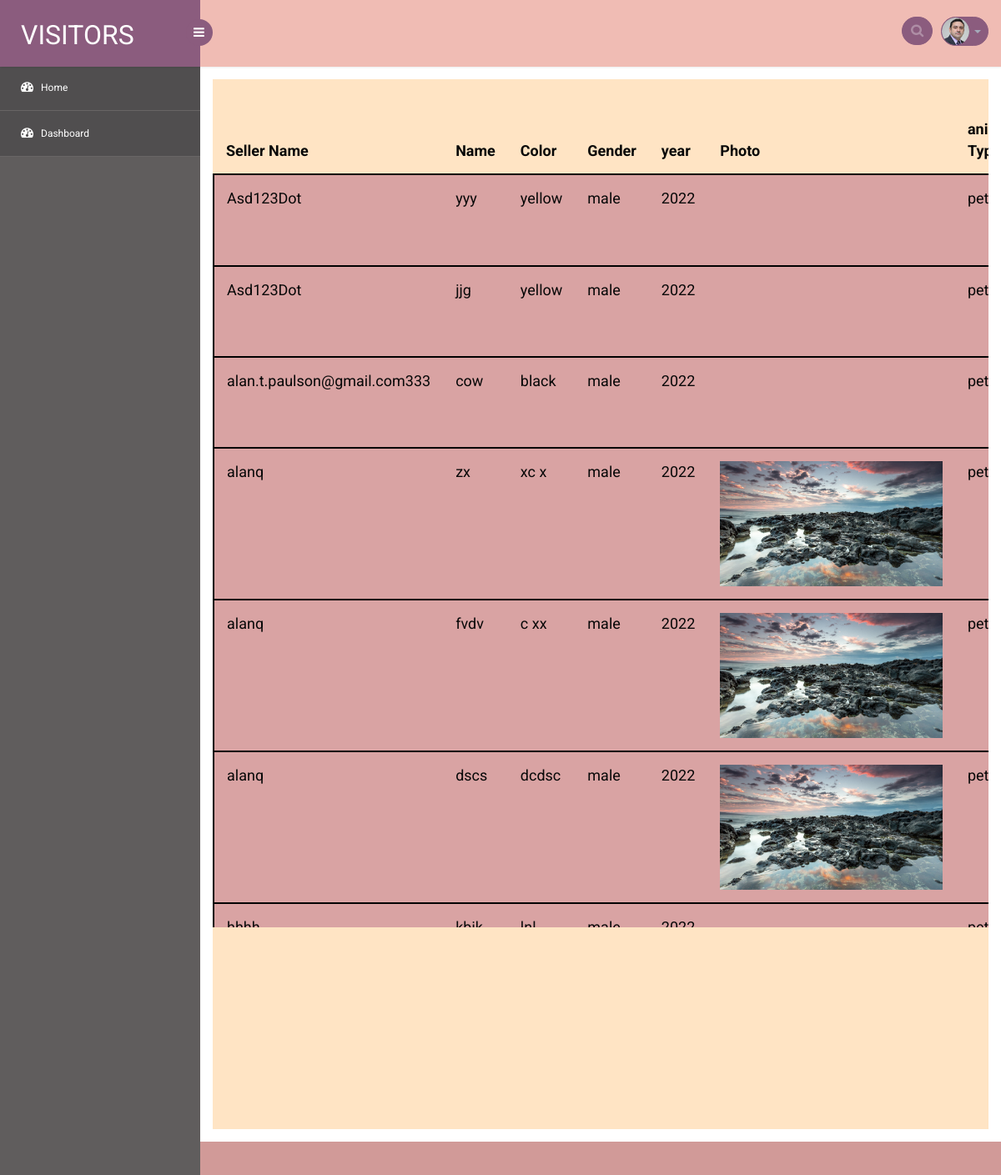
The page /view_animal on the database its author committed.
### animal/models.py (models this page shows, shortened)
class Animal(models.Model):
    user=models.ForeignKey(User,on_delete=models.CASCADE,null=True,blank=True)
    name=models.CharField(max_length=40)
    color=models.CharField(max_length=30)
    male='male'
    female='female'
    sex_types=[
        (male,'male'),
        (female,'female')
    ]
    sex=models.CharField(max_length=30,choices=sex_types,default=male)
    year=models.IntegerField()
    month=models.IntegerField(null=True,blank=True)
    date=models.DateTimeField(default=timezone.now)
    photo=models.ImageField(upload_to='images/',null=True,blank=True)
    pet='pet'
    farm='farm'
    types=[
        (pet,'pet'),
        (farm,'farm')
    ]
    animal_type=models.CharField(max_length=50,choices=types,null=True,blank=True,default=pet)
    place=models.CharField(max_length=50)
    description=models.TextField()
    price=models.IntegerField()
    paid=models.BooleanField(default=False)

### animal/views.py (the view)
# urls.py: path('view_animal',views.view_animal,name="view_animal"),
def view_animal(request):
    animal=Animal.objects.all()
    return render(request,'view_animal.html',{'animal':animal})

### animal/templates/view_animal.html (shortened to what this page needs)
{% extends 'dashboard.html' %}
{% load static %}
{% block content %}
<div class="table-responsive table-shadow" style="background-color: bisque;padding-top: 2em;padding-bottom: 2em;">
    {% if animal %}
    <center>
    <table class="table" style="font-size: 20px;color: black;">
          <thead>
            <tr>
              <th scope="col">Seller Name</th>
              <th scope="col">Name</th>
              <th scope="col" style="padding-left:1em">Color</th>
              <th scope="col" style="padding-left:1em">Gender</th>
              <th scope="col">year</th>
              <th scope="col">Photo</th>
              <th scope="col">animal Type</th>
            </tr>
          </thead>
          <tbody style="margin-top: 1em;">
              {% for i in animal %}
            <tr style="background-color: #d9a3a3;margin-top: 2em;padding-bottom: 2em;border:2px solid black;" >
                <td>{{ i.user.username}}</td>
              <td>{{ i.name}}</td>
              <td style="padding-left: 1em;">{{ i.color}}</td>
              <td style="padding-left:1em">{{ i.sex}}</td>
              <td style="padding-left:1em">{{ i.year }}</td>
                <td><a href="{{i.photo}}"><img src="{{i.photo}}" alt="" style="height: 150px;"></a></td>
              <td style="padding-left:1em">{{ i.animal_type }}</td>
            </tr>
            {% endfor %}
          </tbody>
    </table>
</center>
    {% else %}
    <span>No Leaves can be found...</span>
    {% endif %}
</div>
{% endblock %}

### animal/templates/dashboard.html (shortened to what this page needs)
<!DOCTYPE html>
<head>
<link rel="stylesheet" href="/static/css1/bootstrap.min.css" >
<link href="/static/css1/style.css" rel='stylesheet' type='text/css' />
<link href="/static/css1/style-responsive.css" rel="stylesheet"/>
<link rel="stylesheet" href="/static/css1/font.css" type="text/css"/>
<link href="/static/css1/font-awesome.css" rel="stylesheet">
<link rel="stylesheet" href="/static/css1/morris.css" type="text/css"/>
<link rel="stylesheet" href="/static/css1/monthly.css">
</head>
<body>
<section id="container">
<header class="header fixed-top clearfix">
<div class="brand">
    <a href="index.html" class="logo">
        VISITORS
    </a>
    <div class="sidebar-toggle-box">
        <div class="fa fa-bars"></div>
    </div>
</div>
<div class="top-nav clearfix">
    <ul class="nav pull-right top-menu">
        <li>
            <input type="text" class="form-control search" placeholder=" Search">
        </li>
        <li class="dropdown">
            <a data-toggle="dropdown" class="dropdown-toggle" href="#">
                <img alt="" src="/static/images1/2.png">
                <b class="caret"></b>
            </a>
        </li>
    </ul>
</div>
</header>
<aside>
    <div id="sidebar" class="nav-collapse">
        <div class="leftside-navigation">
            <ul class="sidebar-menu" id="nav-accordion">
                <li>
                    <a class="active" href="{% url 'index' %}">
                        <i class="fa fa-dashboard"></i>
                        <span>Home</span>
                    </a>
                </li>
				<li>
                    <a class="active" href="{% url 'dashboard' %}">
                        <i class="fa fa-dashboard"></i>
                        <span>Dashboard</span>
                    </a>
                </li>
            </ul>            </div>
    </div>
</aside>
<section id="main-content">
	<section class="wrapper">
		<div>
			{% block content %}{% endblock %}
		</div>
</section>
		  <div class="footer">
		  </div>
</section>
</section>
</body>
</html>

### rows shown on the page
Animal: user.username "Asd123Dot", name "yyy", color "yellow", sex "male", year "2022", animal_type "pet"
Animal: user.username "Asd123Dot", name "jjg", color "yellow", sex "male", year "2022", animal_type "pet"
Animal: user.username "alan.t.paulson@gmail.com333", name "cow", color "black", sex "male", year "2022", animal_type "pet"
Animal: user.username "alanq", name "zx", color "xc x", sex "male", year "2022", photo (picture), animal_type "pet"
Animal: user.username "alanq", name "fvdv", color "c xx", sex "male", year "2022", photo (picture), animal_type "pet"
Animal: user.username "alanq", name "dscs", color "dcdsc", sex "male", year "2022", photo (picture), animal_type "pet"
Animal: user.username "hhhh", name "kbjk", color "lnl", sex "male", year "2022", animal_type "pet"
Animal: animal_type "pet"
